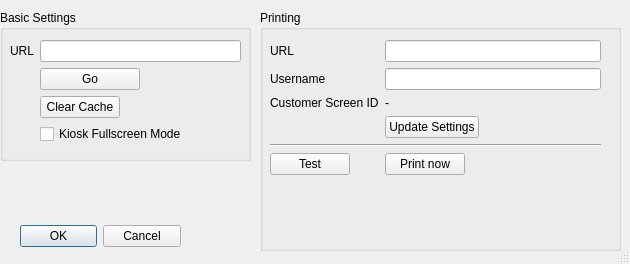
<?xml version="1.0" encoding="UTF-8"?>
<ui version="4.0">
 <class>OptionsDialog</class>
 <widget class="QDialog" name="OptionsDialog">
  <property name="geometry">
   <rect>
    <x>0</x>
    <y>0</y>
    <width>630</width>
    <height>264</height>
   </rect>
  </property>
  <property name="windowTitle">
   <string>Options</string>
  </property>
  <property name="sizeGripEnabled">
   <bool>true</bool>
  </property>
  <widget class="QDialogButtonBox" name="buttonBox">
   <property name="geometry">
    <rect>
     <x>20</x>
     <y>220</y>
     <width>161</width>
     <height>32</height>
    </rect>
   </property>
   <property name="orientation">
    <enum>Qt::Horizontal</enum>
   </property>
   <property name="standardButtons">
    <set>QDialogButtonBox::Cancel|QDialogButtonBox::Ok</set>
   </property>
  </widget>
  <widget class="QGroupBox" name="groupBox_2">
   <property name="geometry">
    <rect>
     <x>0</x>
     <y>10</y>
     <width>251</width>
     <height>151</height>
    </rect>
   </property>
   <property name="minimumSize">
    <size>
     <width>0</width>
     <height>100</height>
    </size>
   </property>
   <property name="title">
    <string>Basic Settings</string>
   </property>
   <widget class="QWidget" name="formLayoutWidget_3">
    <property name="geometry">
     <rect>
      <x>10</x>
      <y>30</y>
      <width>231</width>
      <height>285</height>
     </rect>
    </property>
    <layout class="QFormLayout" name="formLayout_3">
     <property name="fieldGrowthPolicy">
      <enum>QFormLayout::ExpandingFieldsGrow</enum>
     </property>
     <item row="0" column="0">
      <widget class="QLabel" name="label">
       <property name="text">
        <string>URL</string>
       </property>
      </widget>
     </item>
     <item row="0" column="1">
      <widget class="QLineEdit" name="urlEditInput">
       <property name="sizePolicy">
        <sizepolicy hsizetype="MinimumExpanding" vsizetype="Fixed">
         <horstretch>1</horstretch>
         <verstretch>0</verstretch>
        </sizepolicy>
       </property>
       <property name="minimumSize">
        <size>
         <width>100</width>
         <height>0</height>
        </size>
       </property>
      </widget>
     </item>
     <item row="1" column="1">
      <widget class="QPushButton" name="goButton">
       <property name="minimumSize">
        <size>
         <width>100</width>
         <height>0</height>
        </size>
       </property>
       <property name="text">
        <string>Go</string>
       </property>
      </widget>
     </item>
     <item row="2" column="1">
      <widget class="QPushButton" name="clearCacheButton">
       <property name="text">
        <string>Clear Cache</string>
       </property>
      </widget>
     </item>
     <item row="3" column="1">
      <widget class="QCheckBox" name="kioskCheckBox">
       <property name="text">
        <string>Kiosk Fullscreen Mode</string>
       </property>
      </widget>
     </item>
    </layout>
   </widget>
  </widget>
  <widget class="QGroupBox" name="groupBox">
   <property name="geometry">
    <rect>
     <x>260</x>
     <y>10</y>
     <width>361</width>
     <height>241</height>
    </rect>
   </property>
   <property name="title">
    <string>Printing</string>
   </property>
   <widget class="QWidget" name="formLayoutWidget">
    <property name="geometry">
     <rect>
      <x>10</x>
      <y>30</y>
      <width>331</width>
      <height>211</height>
     </rect>
    </property>
    <layout class="QFormLayout" name="formLayout">
     <property name="fieldGrowthPolicy">
      <enum>QFormLayout::ExpandingFieldsGrow</enum>
     </property>
     <item row="0" column="0">
      <widget class="QLabel" name="label_3">
       <property name="text">
        <string>URL</string>
       </property>
      </widget>
     </item>
     <item row="0" column="1">
      <widget class="QLineEdit" name="printUrlInput"/>
     </item>
     <item row="1" column="0">
      <widget class="QLabel" name="label_4">
       <property name="text">
        <string>Username</string>
       </property>
      </widget>
     </item>
     <item row="1" column="1">
      <widget class="QLineEdit" name="printUsernameInput"/>
     </item>
     <item row="3" column="1">
      <widget class="QPushButton" name="updateSettingsButton">
       <property name="text">
        <string>Update Settings</string>
       </property>
      </widget>
     </item>
     <item row="4" column="0" colspan="2">
      <widget class="Line" name="line">
       <property name="orientation">
        <enum>Qt::Horizontal</enum>
       </property>
      </widget>
     </item>
     <item row="6" column="1">
      <layout class="QGridLayout" name="printerGrid" rowminimumheight="0" columnminimumwidth="0">
       <property name="sizeConstraint">
        <enum>QLayout::SetDefaultConstraint</enum>
       </property>
      </layout>
     </item>
     <item row="5" column="1">
      <widget class="QPushButton" name="printNowButton">
       <property name="text">
        <string>Print now</string>
       </property>
      </widget>
     </item>
     <item row="5" column="0">
      <widget class="QPushButton" name="printTestButton">
       <property name="text">
        <string>Test</string>
       </property>
      </widget>
     </item>
     <item row="2" column="1">
      <widget class="QLabel" name="customerScreenIdLabel">
       <property name="text">
        <string>-</string>
       </property>
      </widget>
     </item>
     <item row="2" column="0">
      <widget class="QLabel" name="label_5">
       <property name="text">
        <string>Customer Screen ID</string>
       </property>
      </widget>
     </item>
    </layout>
   </widget>
  </widget>
 </widget>
 <resources/>
 <connections>
  <connection>
   <sender>buttonBox</sender>
   <signal>accepted()</signal>
   <receiver>OptionsDialog</receiver>
   <slot>accept()</slot>
   <hints>
    <hint type="sourcelabel">
     <x>248</x>
     <y>254</y>
    </hint>
    <hint type="destinationlabel">
     <x>157</x>
     <y>274</y>
    </hint>
   </hints>
  </connection>
  <connection>
   <sender>buttonBox</sender>
   <signal>rejected()</signal>
   <receiver>OptionsDialog</receiver>
   <slot>reject()</slot>
   <hints>
    <hint type="sourcelabel">
     <x>316</x>
     <y>260</y>
    </hint>
    <hint type="destinationlabel">
     <x>286</x>
     <y>274</y>
    </hint>
   </hints>
  </connection>
  <connection>
   <sender>goButton</sender>
   <signal>clicked()</signal>
   <receiver>OptionsDialog</receiver>
   <slot>on_goButton_clicked()</slot>
   <hints>
    <hint type="sourcelabel">
     <x>319</x>
     <y>22</y>
    </hint>
    <hint type="destinationlabel">
     <x>199</x>
     <y>149</y>
    </hint>
   </hints>
  </connection>
  <connection>
   <sender>clearCacheButton</sender>
   <signal>clicked()</signal>
   <receiver>OptionsDialog</receiver>
   <slot>on_clearCacheButton_clicked()</slot>
   <hints>
    <hint type="sourcelabel">
     <x>106</x>
     <y>94</y>
    </hint>
    <hint type="destinationlabel">
     <x>327</x>
     <y>149</y>
    </hint>
   </hints>
  </connection>
  <connection>
   <sender>urlEditInput</sender>
   <signal>textChanged(QString)</signal>
   <receiver>OptionsDialog</receiver>
   <slot>on_urlEditInput_textChanged(QString)</slot>
   <hints>
    <hint type="sourcelabel">
     <x>158</x>
     <y>62</y>
    </hint>
    <hint type="destinationlabel">
     <x>325</x>
     <y>126</y>
    </hint>
   </hints>
  </connection>
 </connections>
</ui>
